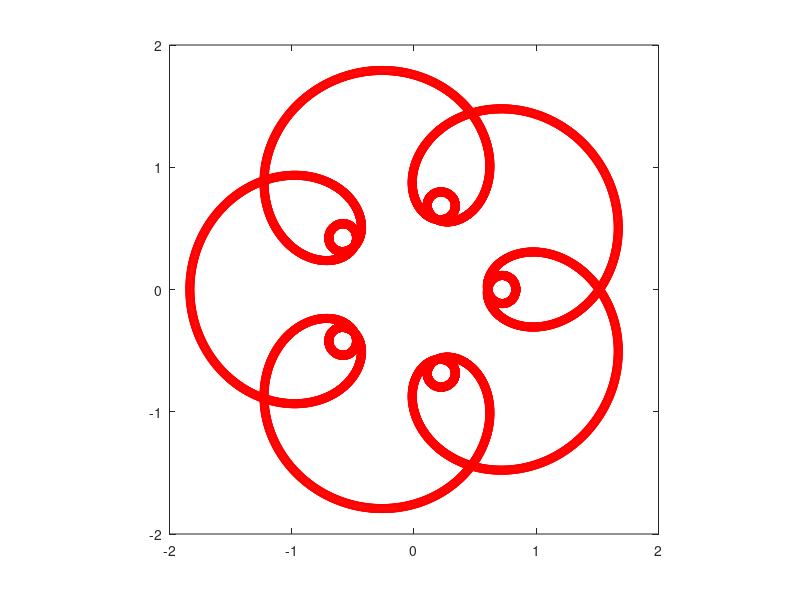
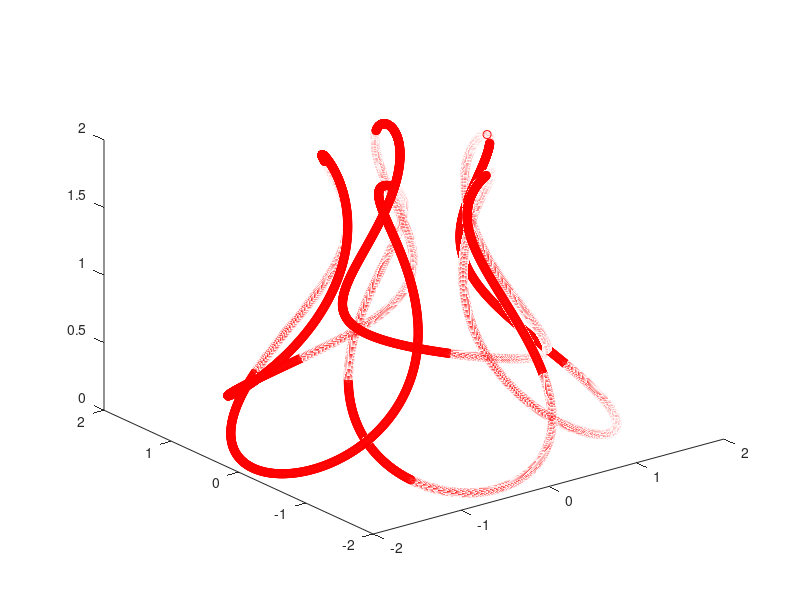

The MATLAB source for these figures, in order:
%% 3D mystery curve
clear all;
close all;
clc;
pkg load signal;
N=6000;
t=[0:N-1]'*2*pi/N;
x=cos(t)+cos(11*t)/3-cos(6*t)/2;
y=sin(t)+sin(11*t)/3-sin(6*t)/2;
figure;plot(x,y,'ro');axis square % 2D


z=cos(5*t)+1;
figure;plot3(x,y,z,'ro')







